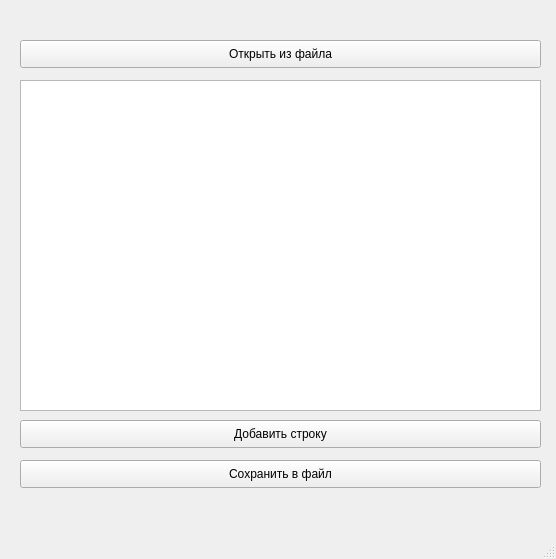
<?xml version="1.0" encoding="UTF-8"?>
<ui version="4.0">
 <class>MainWindow</class>
 <widget class="QMainWindow" name="MainWindow">
  <property name="geometry">
   <rect>
    <x>0</x>
    <y>0</y>
    <width>556</width>
    <height>559</height>
   </rect>
  </property>
  <property name="windowTitle">
   <string>MainWindow</string>
  </property>
  <widget class="QWidget" name="centralwidget">
   <widget class="QTableWidget" name="tableWidget">
    <property name="geometry">
     <rect>
      <x>20</x>
      <y>80</y>
      <width>521</width>
      <height>331</height>
     </rect>
    </property>
   </widget>
   <widget class="QPushButton" name="pushButton">
    <property name="geometry">
     <rect>
      <x>20</x>
      <y>40</y>
      <width>521</width>
      <height>28</height>
     </rect>
    </property>
    <property name="text">
     <string>Открыть из файла</string>
    </property>
   </widget>
   <widget class="QPushButton" name="pushButton_3">
    <property name="geometry">
     <rect>
      <x>20</x>
      <y>420</y>
      <width>521</width>
      <height>28</height>
     </rect>
    </property>
    <property name="text">
     <string>Добавить строку</string>
    </property>
   </widget>
   <widget class="QPushButton" name="pushButton_4">
    <property name="geometry">
     <rect>
      <x>20</x>
      <y>460</y>
      <width>521</width>
      <height>28</height>
     </rect>
    </property>
    <property name="text">
     <string>Сохранить в файл</string>
    </property>
   </widget>
  </widget>
  <widget class="QMenuBar" name="menubar">
   <property name="geometry">
    <rect>
     <x>0</x>
     <y>0</y>
     <width>556</width>
     <height>26</height>
    </rect>
   </property>
  </widget>
  <widget class="QStatusBar" name="statusbar"/>
 </widget>
 <resources/>
 <connections/>
</ui>
